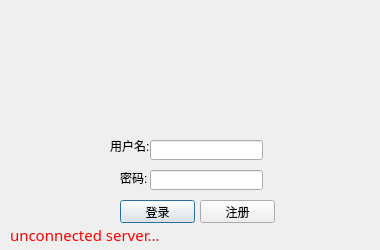
<?xml version="1.0" encoding="UTF-8"?>
<ui version="4.0">
 <class>loginDialog</class>
 <widget class="QDialog" name="loginDialog">
  <property name="geometry">
   <rect>
    <x>0</x>
    <y>0</y>
    <width>380</width>
    <height>250</height>
   </rect>
  </property>
  <property name="windowTitle">
   <string>微聊-登录</string>
  </property>
  <widget class="QLabel" name="usernamelabel">
   <property name="geometry">
    <rect>
     <x>110</x>
     <y>140</y>
     <width>54</width>
     <height>12</height>
    </rect>
   </property>
   <property name="text">
    <string>用户名:</string>
   </property>
  </widget>
  <widget class="QLabel" name="passwdlabel">
   <property name="geometry">
    <rect>
     <x>120</x>
     <y>170</y>
     <width>41</width>
     <height>16</height>
    </rect>
   </property>
   <property name="text">
    <string>密码:</string>
   </property>
  </widget>
  <widget class="QLineEdit" name="usernamelineEdit">
   <property name="geometry">
    <rect>
     <x>150</x>
     <y>140</y>
     <width>113</width>
     <height>20</height>
    </rect>
   </property>
  </widget>
  <widget class="QLineEdit" name="passwdlineEdit">
   <property name="geometry">
    <rect>
     <x>150</x>
     <y>170</y>
     <width>113</width>
     <height>20</height>
    </rect>
   </property>
   <property name="echoMode">
    <enum>QLineEdit::Password</enum>
   </property>
  </widget>
  <widget class="QPushButton" name="loginpushButton">
   <property name="geometry">
    <rect>
     <x>120</x>
     <y>200</y>
     <width>75</width>
     <height>23</height>
    </rect>
   </property>
   <property name="cursor">
    <cursorShape>PointingHandCursor</cursorShape>
   </property>
   <property name="toolTip">
    <string>&lt;html&gt;&lt;head/&gt;&lt;body&gt;&lt;p&gt;&lt;span style=&quot; font-size:12pt; color:#00aaff;&quot;&gt;登录&lt;/span&gt;&lt;/p&gt;&lt;/body&gt;&lt;/html&gt;</string>
   </property>
   <property name="text">
    <string>登录</string>
   </property>
  </widget>
  <widget class="QPushButton" name="registerpushButton">
   <property name="geometry">
    <rect>
     <x>200</x>
     <y>200</y>
     <width>75</width>
     <height>23</height>
    </rect>
   </property>
   <property name="cursor">
    <cursorShape>PointingHandCursor</cursorShape>
   </property>
   <property name="toolTip">
    <string>&lt;html&gt;&lt;head/&gt;&lt;body&gt;&lt;p&gt;&lt;span style=&quot; font-size:12pt; color:#00aaff;&quot;&gt;注册&lt;/span&gt;&lt;/p&gt;&lt;/body&gt;&lt;/html&gt;</string>
   </property>
   <property name="text">
    <string>注册</string>
   </property>
  </widget>
  <widget class="QLabel" name="unconnectlabel">
   <property name="geometry">
    <rect>
     <x>10</x>
     <y>220</y>
     <width>201</width>
     <height>31</height>
    </rect>
   </property>
   <property name="font">
    <font>
     <family>Bahnschrift SemiBold</family>
     <pointsize>12</pointsize>
     <weight>7</weight>
     <italic>false</italic>
     <bold>false</bold>
    </font>
   </property>
   <property name="styleSheet">
    <string notr="true">border-image: url(source/None.png);color:rgb(255, 0, 0);font-size:15px;font-family:Microsoft YaHei;
font: 63 12pt &quot;Bahnschrift SemiBold&quot;;</string>
   </property>
   <property name="text">
    <string>unconnected server...</string>
   </property>
   <property name="textFormat">
    <enum>Qt::RichText</enum>
   </property>
  </widget>
 </widget>
 <resources/>
 <connections/>
</ui>
